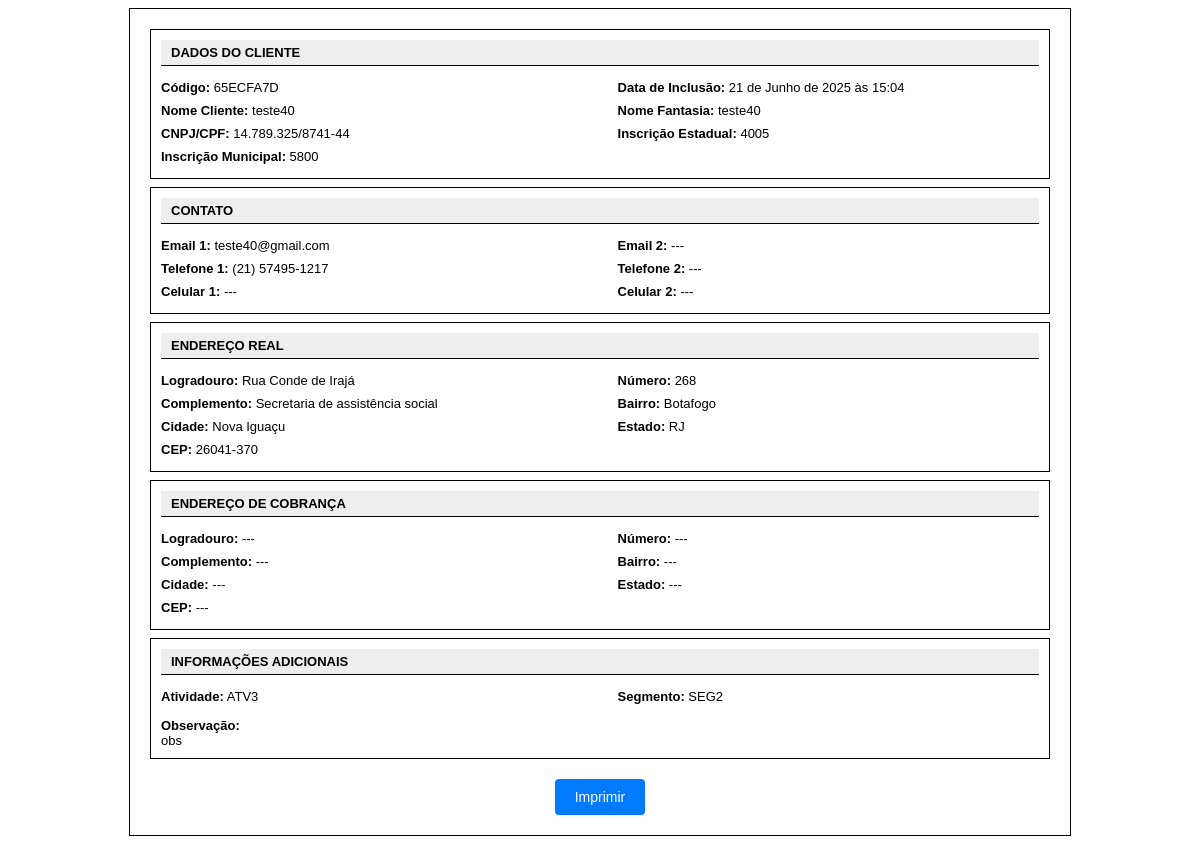
Before: /pt-br/clientes/clientes/ver/14/ (signed in) with the older database file.
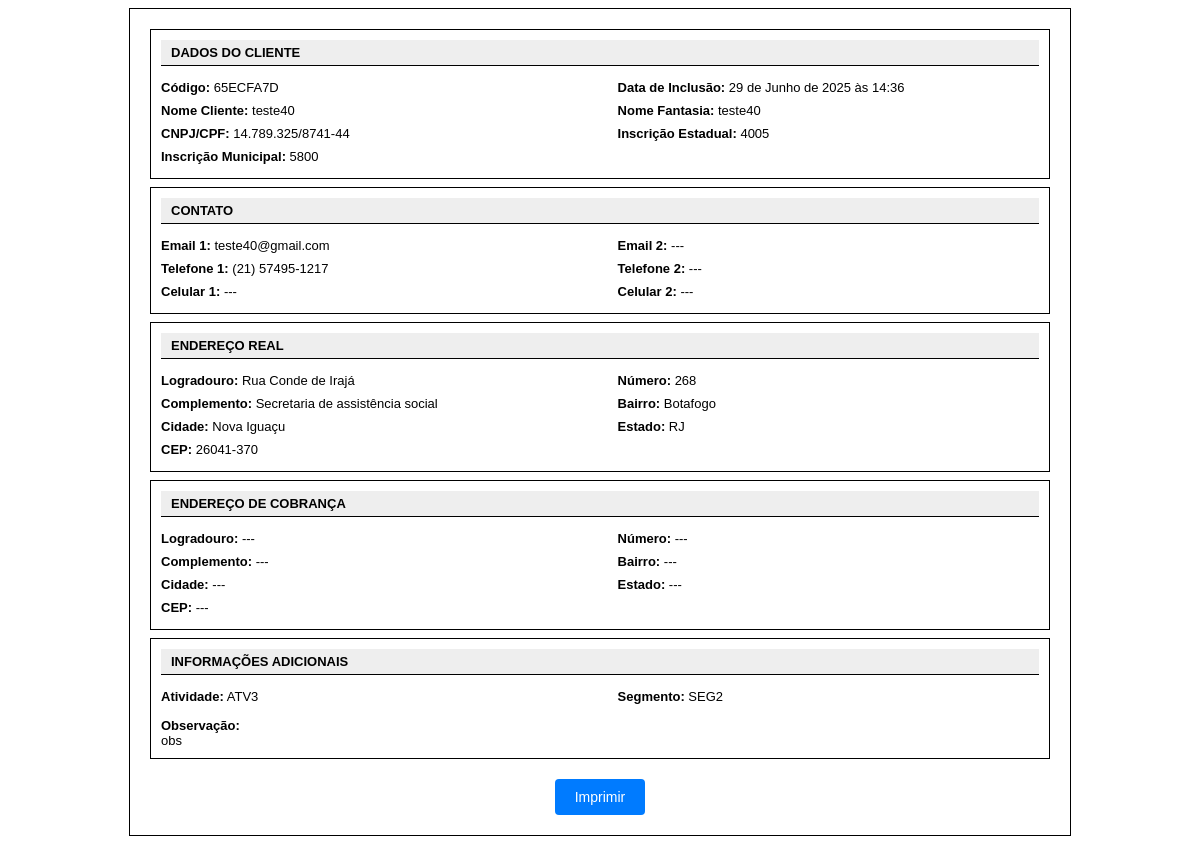
After: the same page with the newer database file.
### clientes/models.py (models this page shows, shortened)
class Cliente(models.Model):
    codigo = models.CharField(max_length=20, unique=True, blank=True, null=True)
    nome_cliente = models.CharField(max_length=100)
    nome_fantasia = models.CharField(max_length=100, blank=True)
    data_inclusao = models.DateTimeField()
    cnpj_cpf = models.CharField(max_length=18, unique=True)
    inscricao_estadual = models.CharField(max_length=50)
    inscricao_municipal = models.CharField(max_length=50)
    email1 = models.EmailField()
    email2 = models.EmailField(blank=True, null=True)
    telefone1 = models.CharField(max_length=20, blank=True)
    telefone2 = models.CharField(max_length=20, blank=True)
    celular1 = models.CharField(max_length=20, blank=True)
    celular2 = models.CharField(max_length=20, blank=True)
    atividade = models.ForeignKey(Atividade, on_delete=models.SET_NULL, blank=False, null=True)
    segmento = models.ForeignKey(Segmento, on_delete=models.SET_NULL, blank=False, null=True)
    observacao = models.TextField(blank=True, null=True)
    logradouro_real = models.CharField(max_length=100, blank=False)
    numero_real = models.CharField(max_length=10, blank=False)
    complemento_real = models.CharField(max_length=50, blank=True)
    bairro_real = models.CharField(max_length=50, blank=False)
    cidade_real = models.CharField(max_length=50, blank=False)
    estado_real = models.CharField(max_length=2, choices=ESTADOS, default='RJ', blank=False, null=False)
    cep_real = models.CharField(max_length=10, blank=False)
    logradouro_cobranca = models.CharField(max_length=100, blank=True)
    numero_cobranca = models.CharField(max_length=10, blank=True)
    complemento_cobranca = models.CharField(max_length=50, blank=True)
    bairro_cobranca = models.CharField(max_length=50, blank=True)
    cidade_cobranca = models.CharField(max_length=50, blank=True)
    estado_cobranca = models.CharField(max_length=2, choices=ESTADOS, blank=True, null=True)
    cep_cobranca = models.CharField(max_length=10, blank=True)

class Atividade(models.Model):
    nome = models.CharField(max_length=60)
    def __str__(self):
        return f"{self.nome}"

class Segmento(models.Model):
    nome = models.CharField(max_length=60)
    def __str__(self):
        return f"{self.nome}"

### clientes/views.py (the view)
# urls.py: path('clientes/ver/<int:cliente_id>/', views.ver_cliente, name='ver_cliente'),
@login_required
def ver_cliente(request, cliente_id):
    cliente = get_object_or_404(Cliente, id=cliente_id)
    return render(request, 'clientes/ver_cliente.html', {'cliente': cliente})

### clientes/templates/clientes/ver_cliente.html (shortened to what this page needs)
<div class="nf-container">
  <div class="nf-section">
    <div class="nf-title">DADOS DO CLIENTE</div>
    <div class="nf-line">
      <div class="nf-field"><strong>Código:</strong> {{ cliente.codigo }}</div>
      <div class="nf-field"><strong>Data de Inclusão:</strong> {{ cliente.data_inclusao }}</div>
      <div class="nf-field"><strong>Nome Cliente:</strong> {{ cliente.nome_cliente|default:"---" }}</div>
      <div class="nf-field"><strong>Nome Fantasia:</strong> {{ cliente.nome_fantasia|default:"---" }}</div>
      <div class="nf-field"><strong>CNPJ/CPF:</strong> {{ cliente.cnpj_cpf }}</div>
      <div class="nf-field"><strong>Inscrição Estadual:</strong> {{ cliente.inscricao_estadual|default:"---" }}</div>
      <div class="nf-field"><strong>Inscrição Municipal:</strong> {{ cliente.inscricao_municipal|default:"---" }}</div>
    </div>
  </div>
  <div class="nf-section">
    <div class="nf-title">CONTATO</div>
    <div class="nf-line">
      <div class="nf-field"><strong>Email 1:</strong> {{ cliente.email1 }}</div>
      <div class="nf-field"><strong>Email 2:</strong> {{ cliente.email2|default:"---" }}</div>
      <div class="nf-field"><strong>Telefone 1:</strong> {{ cliente.telefone1|default:"---" }}</div>
      <div class="nf-field"><strong>Telefone 2:</strong> {{ cliente.telefone2|default:"---" }}</div>
      <div class="nf-field"><strong>Celular 1:</strong> {{ cliente.celular1|default:"---" }}</div>
      <div class="nf-field"><strong>Celular 2:</strong> {{ cliente.celular2|default:"---" }}</div>
    </div>
  </div>
  <div class="nf-section">
    <div class="nf-title">ENDEREÇO REAL</div>
    <div class="nf-line">
      <div class="nf-field"><strong>Logradouro:</strong> {{ cliente.logradouro_real }}</div>
      <div class="nf-field"><strong>Número:</strong> {{ cliente.numero_real }}</div>
      <div class="nf-field"><strong>Complemento:</strong> {{ cliente.complemento_real|default:"---" }}</div>
      <div class="nf-field"><strong>Bairro:</strong> {{ cliente.bairro_real }}</div>
      <div class="nf-field"><strong>Cidade:</strong> {{ cliente.cidade_real }}</div>
      <div class="nf-field"><strong>Estado:</strong> {{ cliente.estado_real }}</div>
      <div class="nf-field"><strong>CEP:</strong> {{ cliente.cep_real }}</div>
    </div>
  </div>
  <div class="nf-section">
    <div class="nf-title">ENDEREÇO DE COBRANÇA</div>
    <div class="nf-line">
      <div class="nf-field"><strong>Logradouro:</strong> {{ cliente.logradouro_cobranca|default:"---" }}</div>
      <div class="nf-field"><strong>Número:</strong> {{ cliente.numero_cobranca|default:"---" }}</div>
      <div class="nf-field"><strong>Complemento:</strong> {{ cliente.complemento_cobranca|default:"---" }}</div>
      <div class="nf-field"><strong>Bairro:</strong> {{ cliente.bairro_cobranca|default:"---" }}</div>
      <div class="nf-field"><strong>Cidade:</strong> {{ cliente.cidade_cobranca|default:"---" }}</div>
      <div class="nf-field"><strong>Estado:</strong> {{ cliente.estado_cobranca|default:"---" }}</div>
      <div class="nf-field"><strong>CEP:</strong> {{ cliente.cep_cobranca|default:"---" }}</div>
    </div>
  </div>
  <div class="nf-section">
    <div class="nf-title">INFORMAÇÕES ADICIONAIS</div>
    <div class="nf-line">
      <div class="nf-field"><strong>Atividade:</strong> {{ cliente.atividade }}</div>
      <div class="nf-field"><strong>Segmento:</strong> {{ cliente.segmento }}</div>
    </div>
    <div style="margin-top: 10px;">
      <strong>Observação:</strong><br>
      <div>{{ cliente.observacao|default:"---" }}</div>
    </div>
  </div>
  <div class="print-btn">
    <button onclick="window.print()"> Imprimir</button>
  </div>
</div>

Changed rows visible on the page:
changed Cliente "65ECFA7D": data_inclusao "21 de Junho de 2025 às 15:04" → "29 de Junho de 2025 às 14:36"
